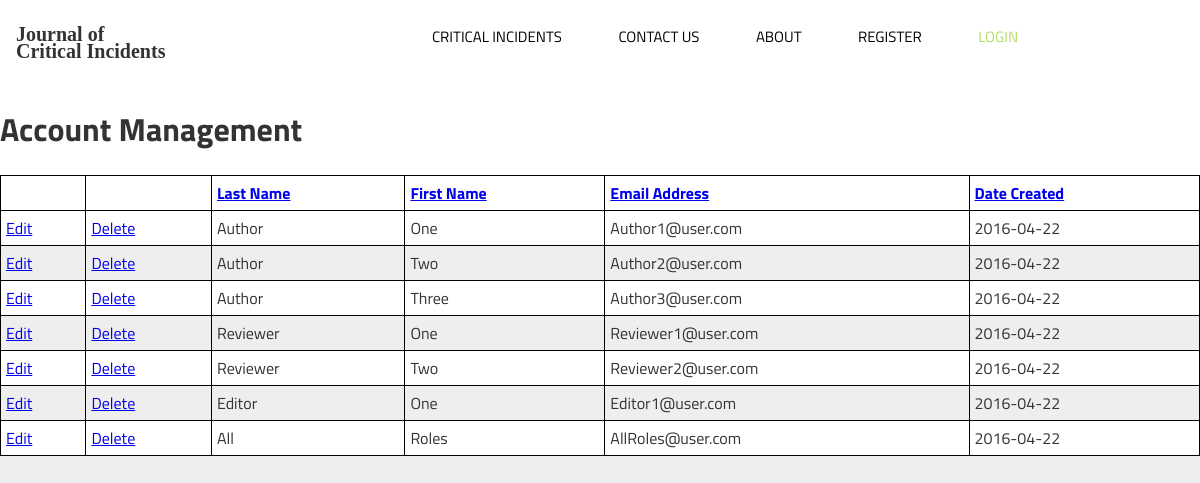
Page /account_management.php on the committed database.
### tables this page shows
CREATE TABLE Users
(
UserID int NOT NULL AUTO_INCREMENT,
EmailAddress varchar(200) NOT NULL UNIQUE,
PasswordHash varchar(200) NOT NULL,
FirstName varchar(15) NOT NULL,
LastName varchar(30) NOT NULL,
MemberCode varchar(20),
ValidMembership tinyint(1) NOT NULL DEFAULT '0',
InstitutionAffiliation varchar(100),
EmailStatusID int NOT NULL,
NewEmailAddress varchar(200),
NewEmailAddressCreateDate date,
EmailVerificationGUID varchar(32),
Active tinyint(1) NOT NULL DEFAULT '1',
NonActiveNote varchar(500) NULL,
CreateDate date NOT NULL,
RequestBecomeReviewer tinyint(1) NOT NULL DEFAULT '0',
RequestBecomeEditor tinyint(1) NOT NULL DEFAULT '0',
PRIMARY KEY (UserID),
FOREIGN KEY (EmailStatusID) REFERENCES EmailStatus(EmailStatusID)
);

### public_html/account_management.php (the view, shortened to what this page needs)
<?php
include ('includes/header.php');
echo '<h1>Account Management</h1>';
require ('../mysqli_connect.php');
$display = 10;
if (isset($_GET['s']) && is_numeric($_GET['s'])) {
	$start = $_GET['s'];
} else {
	$start = 0;
}
$sort = (isset($_GET['sort'])) ? $_GET['sort'] : 'cd';
switch ($sort) {
	default:
		$order_by = 'CreateDate ASC';
		break;
}
$query= "SELECT UserID, LastName, FirstName, EmailAddress, CreateDate FROM users ORDER BY $order_by LIMIT $start, $display";
$result = @mysqli_query ($dbc, $query);
echo '<table align="center" cellspacing="0" cellpadding="5" width="75%">
<tr>
	<td align="left"><b></b></td>
	<td align="left"><b></b></td>
	<td align="left"><b><a href="account_management.php?sort=ln">Last Name</a></b></td>
	<td align="left"><b><a href="account_management.php?sort=fn">First Name</a></b></td>
	<td align="left"><b><a href="account_management.php?sort=ea">Email Address</a></b></td>
	<td align="left"><b><a href="account_management.php?sort=cd">Date Created</a></b></td>
</tr>
';
$bg = '#eeeeee';
while ($row = mysqli_fetch_array($result, MYSQLI_ASSOC)) {
	$bg = ($bg=='#eeeeee' ? '#ffffff' : '#eeeeee');
		echo '<tr bgcolor="' . $bg . '">
		<td align="left"><a href="#' . $row['UserID'] . '">Edit</a></td>
		<td align="left"><a href="#' . $row['UserID'] . '">Delete</a></td>
		<td align="left">' . $row['FirstName'] . '</td>
		<td align="left">' . $row['LastName'] . '</td>
		<td align="left">' . $row['EmailAddress'] . '</td>
		<td align="left">' . $row['CreateDate'] . '</td>
	</tr>
	';
}
echo '</table>';
?>

### public_html/includes/header.php (shortened to what this page needs)
 <!DOCTYPE HTML>
<html>
    <head>
	    <link rel="stylesheet" href="css/stylesheet.css" type="text/css">
        <link rel="stylesheet" href="css/global.css" type="text/css" media="screen">
        <link rel="stylesheet" href="css/glyphs.css" type="text/css" media="screen">
    </head>
    <body class="loggedout">
    	<div class="pagewidth toppad">
            <header>
            	<div class="navbar row">
        			<a class="col s2 navbar-brand logotype alt_text active" href="index.php">Journal of<br> Critical Incidents</a>
        		    <ul class="nav col s8">
                        <?php
           				if (isset($_SESSION['UserID'])) {
                            if (isset($_SESSION['UserID']) && $_SESSION['isEditor'] == 1) {
                                echo '<li><a href="editor_incident_management.php">Dashboard</a></li>';
                            }elseif (isset($_SESSION['UserID']) && $_SESSION['isAuthor'] == 1) {
                                echo '<li><a href="author_incident_management.php">Dashboard</a></li>';
                            }elseif (isset($_SESSION['UserID']) && $_SESSION['isReviewer'] == 1) {
                                echo '<li><a href="reviewer_incident_management.php">Dashboard</a></li>';
                            }
                            echo '<li><a href="search_critical_incidents.php">Critical Incidents</a></li>';
                			echo '<li><a href="contact.php">Contact Us</a></li>';
                            echo '<li><a href="account_settings.php">Account Settings</a></li>';
							echo '<li><a href="about.php">About</a></li>';
           					echo '<li><a href="logout.php">Logout</a></li>';
           				} else {
                            echo '<li><a href="search_critical_incidents.php">Critical Incidents</a></li>';
                			echo '<li><a href="contact.php">Contact Us</a></li>';
							echo '<li><a href="about.php">About</a></li>';
                            echo '<li><a href="register.php">Register</a></li>';
           					echo '<li><a id="togglelogin" href="login.php" onclick="return false;">Login</a></li>';
           				}?>
            		</ul>
                </div>
            </header>

### public_html/css/global.css (style rules this page uses)
.alt_text { color:#b4b4b4; }
* { box-sizing: border-box; }
.pagewidth { width:100%; margin: 0px auto; padding:0; overflow:none; background:#fff; }
.toppad { padding-top:7%; }
body { margin: 0; padding: 0; background-color: #eee; font-family: "Titillium Web", helvetica, arial, sans-serif; color: #333; overflow: auto; }
.pagewidth header { position:fixed; top:-3%; width:100%; z-index:500; }
.navbar { width:100%; background-color:rgba(255,255,255,0.95); margin:0 auto; }
.navbar-brand { width:100%; margin-top:1.5%; }
a.logotype { font-weight:bold; text-decoration:none; transition:all 0.2s; line-height:17px; font-size:13px; font-family:Georgia, serif; }
a.active.logotype { color:#333; font-size:20px; line-height: 17px; }
ul.nav { list-style-type:none; display:block; text-align:center; }
ul.nav li { display:inline; margin-right:5%; }
ul.nav li:last-child { margin-right:revert; }
ul.nav li a { text-decoration:none; text-transform:uppercase; color:black; font-size:15px; transition:all 0.2s; text-align:center; }
.loggedout .navbar ul.nav li:last-child a { color:#b2dc68; }
.row { margin: 1.0rem 0 0 0; padding: 0; }
.row:after { content: ""; display: table; clear: both; }
.col { float: left; width: 100%; }
.col { padding: 1.0rem; }
.col:last-child { margin-right:0; }
ul { list-style-type: none; padding:0; }
li { color: black; }
.jcf-select select, { z-index: 1; left: 0; top: 0; }
@media only screen and (min-width:768px) { .col.s2 { width: 20%; } }
@media only screen and (min-width:768px) { .col.s8 { width: 80%; } }
.side p, li { padding-left: 10px; }
table { width: 100%; border-collapse: collapse; }
table td, table th { border: 1px solid black; }

### rows in the picture
users: FirstName "Author", LastName "One", EmailAddress "Author1@user.com", CreateDate "2016-04-22"
users: FirstName "Author", LastName "Two", EmailAddress "Author2@user.com", CreateDate "2016-04-22"
users: FirstName "Author", LastName "Three", EmailAddress "Author3@user.com", CreateDate "2016-04-22"
users: FirstName "Reviewer", LastName "One", EmailAddress "Reviewer1@user.com", CreateDate "2016-04-22"
users: FirstName "Reviewer", LastName "Two", EmailAddress "Reviewer2@user.com", CreateDate "2016-04-22"
users: FirstName "Editor", LastName "One", EmailAddress "Editor1@user.com", CreateDate "2016-04-22"
users: FirstName "All", LastName "Roles", EmailAddress "AllRoles@user.com", CreateDate "2016-04-22"
